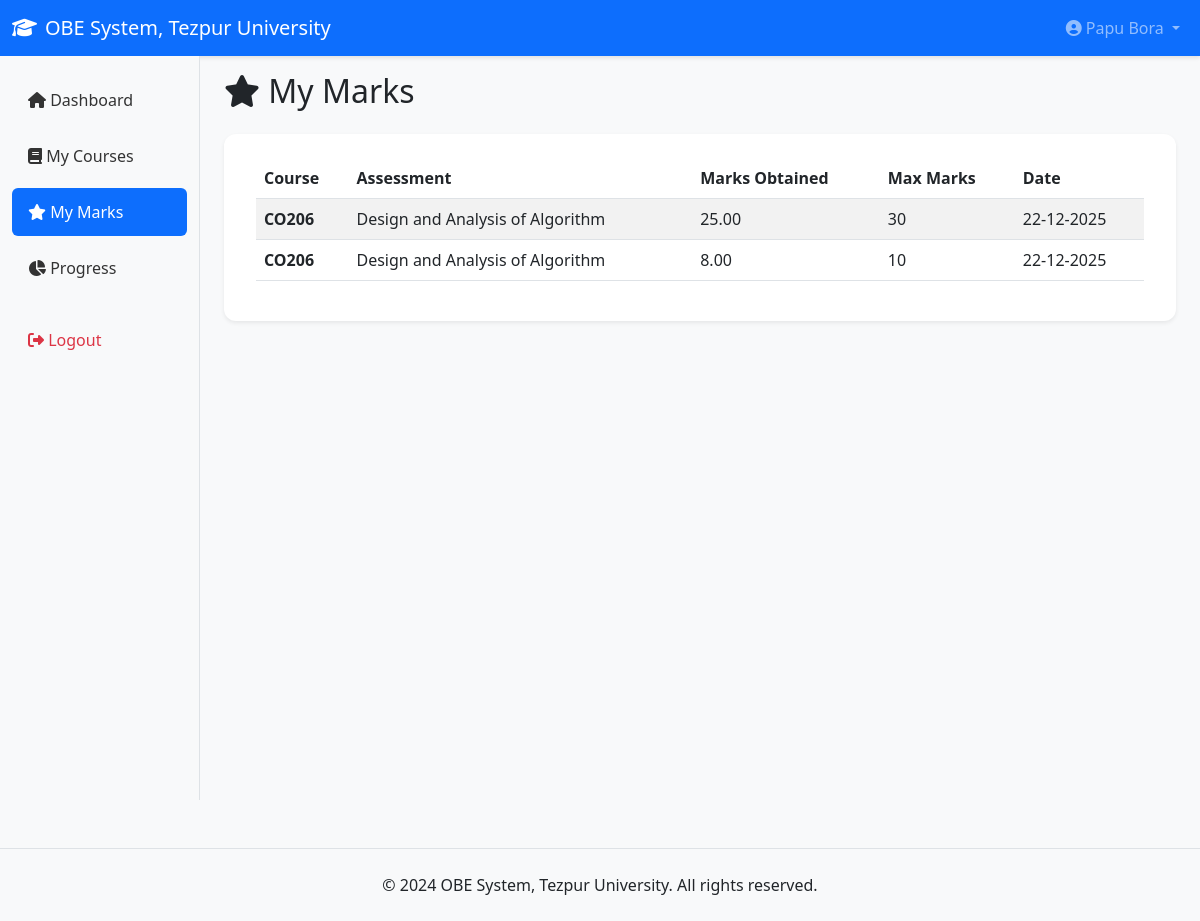
Screenshot of /student/marks.php (signed in) with the database file from the repository.
### tables this page shows
CREATE TABLE `student_marks` (
  `id` int(11) NOT NULL,
  `enrollment_id` int(11) NOT NULL,
  `assessment_id` int(11) NOT NULL,
  `marks_obtained` decimal(5,2) DEFAULT NULL,
  `created_at` timestamp NOT NULL DEFAULT current_timestamp()
);

CREATE TABLE `courses` (
  `id` int(11) NOT NULL,
  `program_id` int(11) NOT NULL,
  `code` varchar(20) NOT NULL,
  `name` varchar(200) NOT NULL,
  `credits` int(11) DEFAULT 4,
  `semester` int(11) NOT NULL,
  `faculty_id` int(11) DEFAULT NULL,
  `academic_year` varchar(20) DEFAULT NULL,
  `created_at` timestamp NOT NULL DEFAULT current_timestamp()
);

CREATE TABLE `assessments` (
  `id` int(11) NOT NULL,
  `course_id` int(11) NOT NULL,
  `name` varchar(100) NOT NULL,
  `type` varchar(50) DEFAULT NULL,
  `max_marks` int(11) DEFAULT 100,
  `weightage` decimal(5,2) DEFAULT 10.00,
  `assessment_date` date DEFAULT NULL,
  `created_at` timestamp NOT NULL DEFAULT current_timestamp()
);

### includes/db.php (called while the page is built, shortened)
<?php
class Database {
    private $conn;
    public function __construct() {
        $this->conn = new mysqli(DB_HOST, DB_USER, DB_PASS, DB_NAME);
        $this->conn->set_charset("utf8mb4");
    }
    public function prepare($sql) {
        return $this->conn->prepare($sql);
    }
}
function getDB() {
    static $db = null;
    if (!$db) {
        $db = new Database();
    }
    return $db;
}
?>

### includes/functions.php (called while the page is built, shortened)
<?php
function formatDate($date, $format = 'd-m-Y') {
    return date($format, strtotime($date));
}
?>

### student/marks.php (the view, shortened to what this page needs)
<?php
require_once '../includes/db.php';
require_once '../includes/functions.php';
$db = getDB();
$user_id = $_SESSION['user_id'];
$stmt = $db->prepare("SELECT sm.*, a.name, a.max_marks, c.code, c.name as course_name
                     FROM student_marks sm
                     JOIN assessments a ON sm.assessment_id = a.id
                     JOIN courses c ON a.course_id = c.id
                     JOIN enrollments e ON sm.enrollment_id = e.id
                     WHERE e.student_id = ?
                     ORDER BY c.code, a.name");
$stmt->bind_param("i", $user_id);
$stmt->execute();
$result = $stmt->get_result();
include '../includes/header.php';
?>
<h2 class="mb-4"><i class="fas fa-star"></i> My Marks</h2>
<div class="card">
    <div class="card-body">
        <div class="table-responsive">
            <table class="table table-striped">
                <thead>
                    <tr>
                        <th>Course</th>
                        <th>Assessment</th>
                        <th>Marks Obtained</th>
                        <th>Max Marks</th>
                        <th>Date</th>
                    </tr>
                </thead>
                <tbody>
                    <?php while ($row = $result->fetch_assoc()):
                    ?>
                    <tr>
                        <td><strong><?php echo $row['code']; ?></strong></td>
                        <td><?php echo $row['name']; ?></td>
                        <td><?php echo $row['marks_obtained']; ?></td>
                        <td><?php echo $row['max_marks']; ?></td>
                        <td><?php echo formatDate($row['created_at']); ?></td>
                    </tr>
                    <?php endwhile; ?>
                </tbody>
            </table>
        </div>
    </div>
</div>
<?php include '../includes/footer.php'; ?>

### assets/css/style.css (style rules this page uses)
* { margin: 0; padding: 0; box-sizing: border-box; }
body { font-family: 'Segoe UI', Tahoma, Geneva, Verdana, sans-serif; background-color: #f8f9fa; color: #212529; }
.card { border: none; box-shadow: 0 0.125rem 0.25rem rgba(0,0,0,0.075); margin-bottom: 1.5rem; border-radius: 0.75rem; background: #ffffff; transition: box-shadow 0.3s ease; }
.card-body { padding: 1.5rem 2rem; color: #212529; font-size: 1rem; }

### rows the page displays
student_marks: courses.code "CO206", assessment.name "Design and Analysis of Algorithm", marks_obtained "25.00", assessment.max_marks "30", created_at "22-12-2025"
student_marks: courses.code "CO206", assessment.name "Design and Analysis of Algorithm", marks_obtained "8.00", assessment.max_marks "10", created_at "22-12-2025"

### other values shown
SITE_NAME "OBE System, Tezpur University"
$user['full_name'] "Papu Bora"
